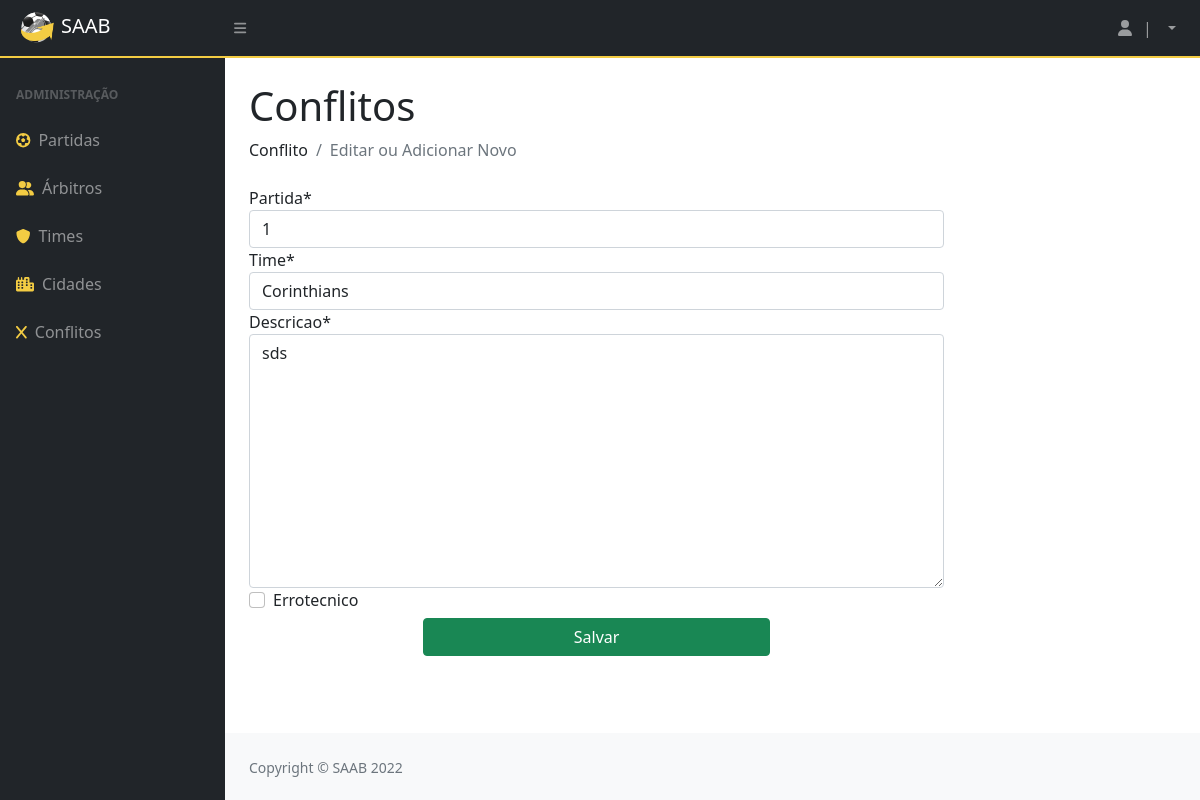
The app's page /updateConflito/1/ with its own data.
### privado/models.py (models this page shows)
class Conflito(models.Model):
    codigo = models.AutoField(primary_key=True)
    partida = models.ForeignKey(Partida, on_delete=models.CASCADE)
    time = models.ForeignKey(Time, on_delete=models.CASCADE)
    descricao = models.TextField(max_length=260)
    errotecnico = models.BooleanField()

### privado/views.py (the view)
# urls.py: path('updateConflito/<int:id>/', updateConflito, name="url_updateConflito"),
@has_permission_decorator('mexer_no_sistema')
def updateConflito(request, id):
    aval = Conflito.objects.get(pk=id)
    formConflito = ConflitoForm(request.POST or None, instance=aval)
    if formConflito.is_valid():
        formConflito.save()
        return redirect("/conflitos")
    pacote = {"form": formConflito}
    return render(request, "SAAB/formConflito.html", pacote)

### privado/forms.py
class ConflitoForm(ModelForm):
    class Meta:
        model = Conflito
        fields = ["codigo", "partida", "time", "descricao", "errotecnico"]

### privado/models.py (called while the page is built)
    def __str__(self):
        return (self.nome)

    def __str__(self):
        return str(self.codigo)

### privado/templates/SAAB/formConflito.html (shortened to what this page needs)
{% extends 'SAAB/layout.html' %}
{% block conteudo %}
{% load static %}
{% load crispy_forms_tags %}
<!DOCTYPE html>
<html lang="en">
<head>
  <head>
  </head>
</head>
<body>
  <h1 class="mt-4">Conflitos</h1>
  <ol class="breadcrumb mb-4">
    <li class="breadcrumb-item">Conflito</li>
    <li class="breadcrumb-item active">Editar ou Adicionar Novo</li>
  </ol>
  <form method="POST" class="w-75">
    {% csrf_token %} {{form|crispy}}
    <div class="w-100 text-center">
      <button type="submit" class="w-50 mt-1 btn btn-success">Salvar</button>
    </div>
  </form>
</body>
</html>
{% endblock %}

### records on screen
Conflito: partida "1", time "Corinthians", descricao "sds"
